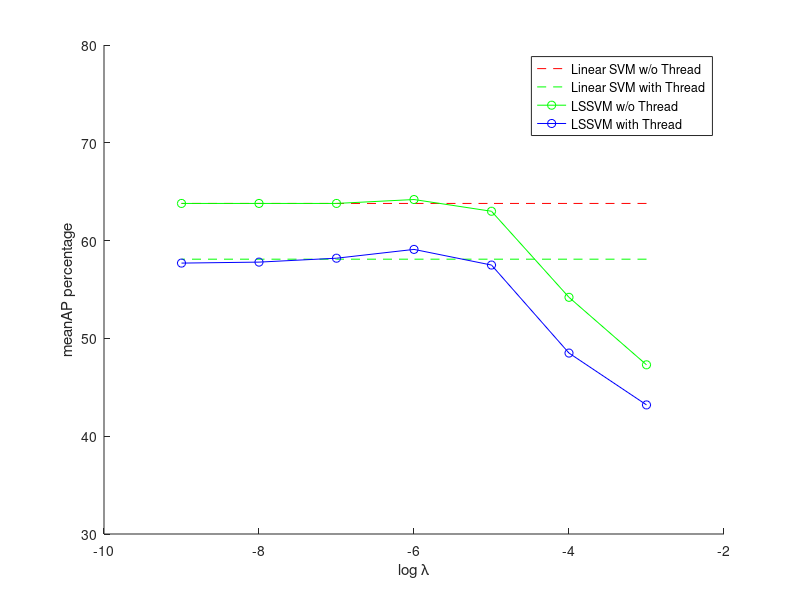

Here is the MATLAB script that generated this plot:
% draw the curves of map of different lambda in Lssvm and the map of svm
% using thread or not using thread
lamda=-3:-1:-9;
map_thread_lssvm=[43.2,48.5,57.5,59.1,58.2,57.8,57.7];
map_wo_thread_lssvm=[47.3,54.2,63.0,64.2,63.8,63.8,63.8];
map_thread_svm= ones(1,7)*58.1;
map_wo_thread_svm= ones(1,7)*63.8;

figure;
hold on;
plot(lamda,map_wo_thread_svm,'r--');
plot(lamda,map_thread_svm,'g--');
plot(lamda,map_wo_thread_lssvm,'g-o');
plot(lamda,map_thread_lssvm,'b-o');
axis([-10 -2 30 80])
legend('Linear SVM w/o Thread','Linear SVM with Thread','LSSVM w/o Thread','LSSVM with Thread')
xlabel('log \lambda');
ylabel('meanAP percentage')